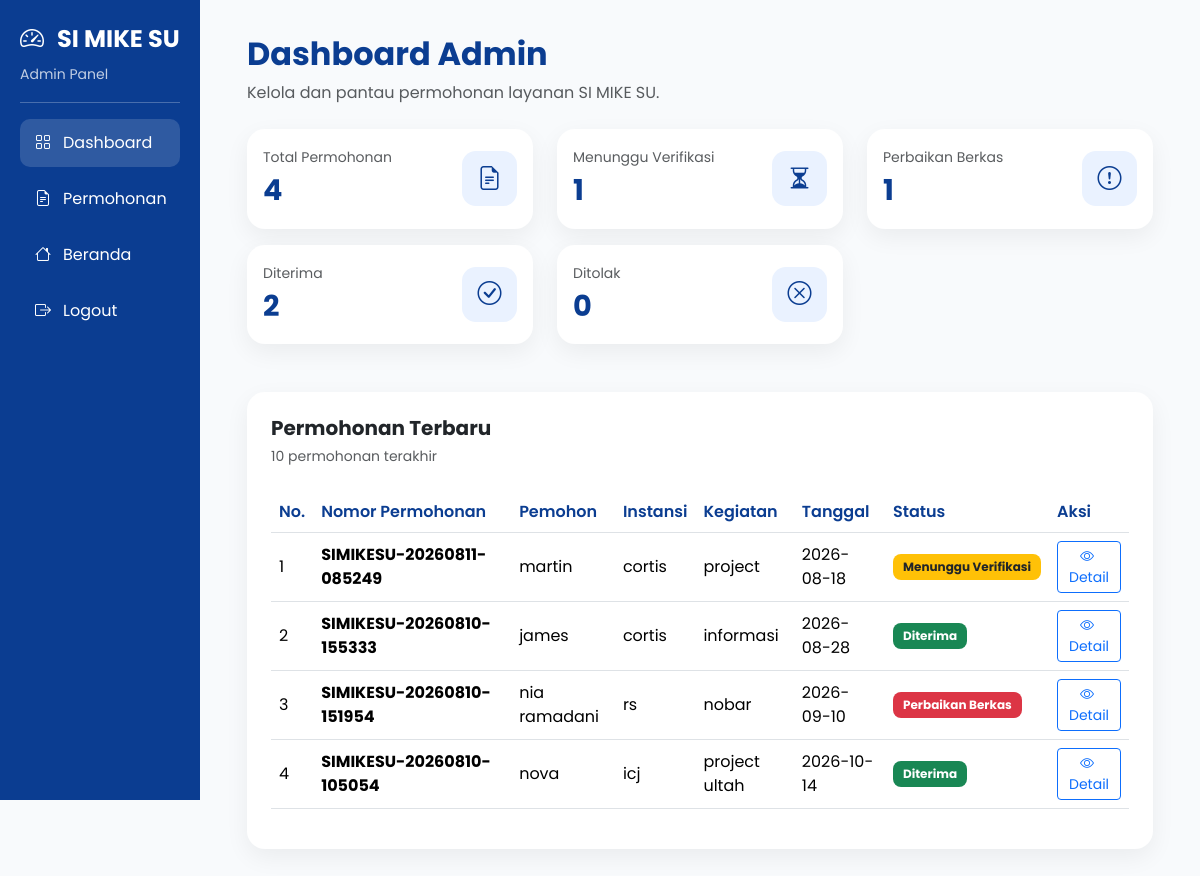
Before: /admin/index.php (signed in) with the older database file.
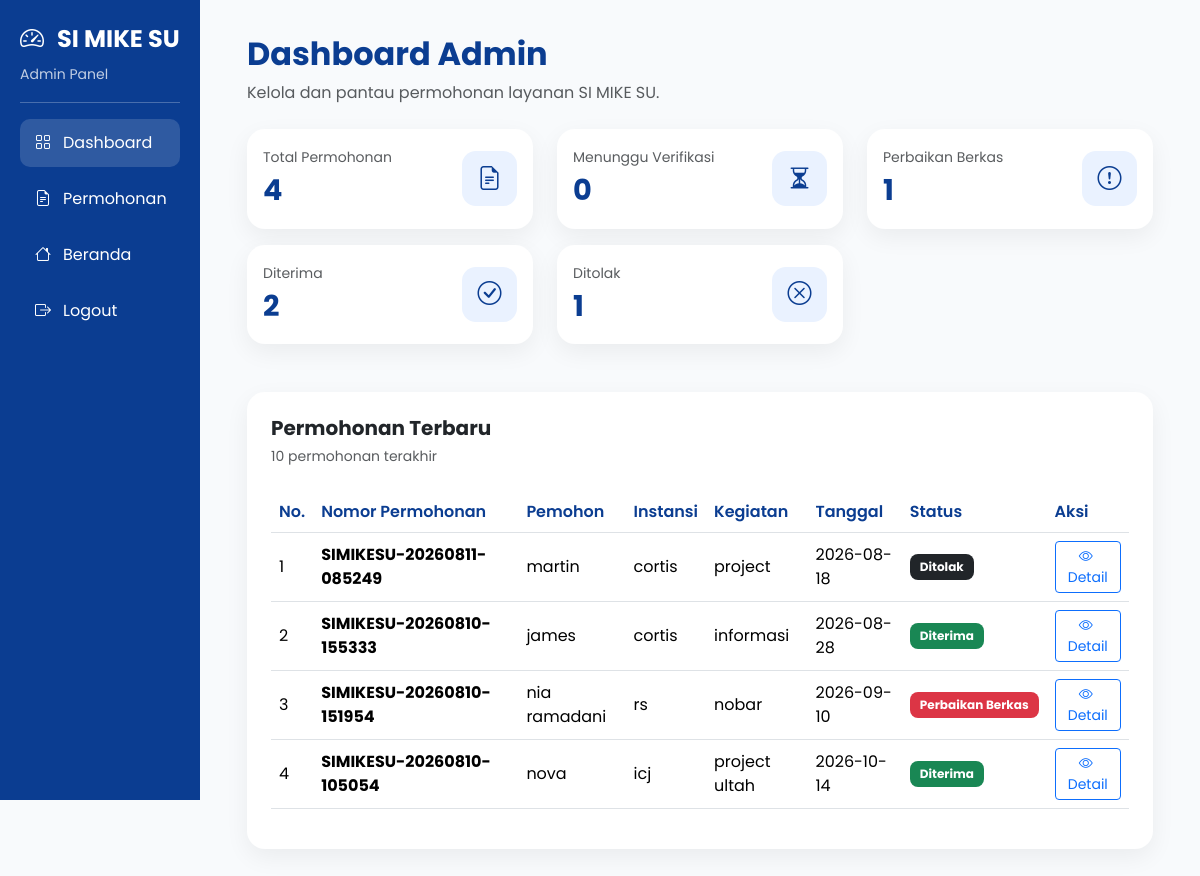
After: the same page with the newer database file.
### tables this page shows
CREATE TABLE `tb_permohonan` (
  `id` int(11) NOT NULL,
  `nomor_permohonan` varchar(30) NOT NULL,
  `tanggal_permohonan` date NOT NULL,
  `nama_pemohon` varchar(100) NOT NULL,
  `nik` varchar(20) DEFAULT NULL,
  `instansi` varchar(150) NOT NULL,
  `jabatan` varchar(100) DEFAULT NULL,
  `email` varchar(100) NOT NULL,
  `no_hp` varchar(20) NOT NULL,
  `alamat` text NOT NULL,
  `nama_kegiatan` varchar(200) NOT NULL,
  `kategori` enum('Pemerintahan','Pendidikan','Kesehatan','Sosialisasi','Pariwisata','Budaya','Lainnya') NOT NULL,
  `lokasi_kegiatan` varchar(200) NOT NULL,
  `tanggal_kegiatan` date NOT NULL,
  `jam_mulai` time NOT NULL,
  `jam_selesai` time NOT NULL,
  `deskripsi` text DEFAULT NULL,
  `surat_permohonan` varchar(255) NOT NULL,
  `dokumen_pendukung` varchar(255) DEFAULT NULL,
  `materi_video` varchar(255) DEFAULT NULL,
  `materi_gambar` varchar(255) DEFAULT NULL,
  `status` enum('Menunggu Verifikasi','Perbaikan Berkas','Diterima','Ditolak') DEFAULT 'Menunggu Verifikasi',
  `catatan_petugas` text DEFAULT NULL,
  `created_at` timestamp NOT NULL DEFAULT current_timestamp(),
  `updated_at` timestamp NOT NULL DEFAULT current_timestamp() ON UPDATE current_timestamp()
);

### admin/index.php (the view, shortened to what this page needs)
<?php
require_once '../config/database.php';
$total = 0;
$menunggu = 0;
$perbaikan = 0;
$diterima = 0;
$ditolak = 0;
$queryStatus = mysqli_query(
    $conn,
    "SELECT
        COUNT(*) AS total,
        SUM(TRIM(COALESCE(status, '')) = '' OR TRIM(status) = 'Menunggu Verifikasi') AS menunggu,
        SUM(TRIM(status) = 'Perbaikan Berkas') AS perbaikan,
        SUM(TRIM(status) = 'Diterima') AS diterima,
        SUM(TRIM(status) = 'Ditolak') AS ditolak
     FROM tb_permohonan"
);
if ($queryStatus) {
    $dataStatus = mysqli_fetch_assoc($queryStatus);
    $total = (int) $dataStatus['total'];
    $menunggu = (int) ($dataStatus['menunggu'] ?? 0);
    $perbaikan = (int) ($dataStatus['perbaikan'] ?? 0);
    $diterima = (int) ($dataStatus['diterima'] ?? 0);
    $ditolak = (int) ($dataStatus['ditolak'] ?? 0);
}
$queryPermohonan = mysqli_query(
    $conn,
    "SELECT
        id,
        nomor_permohonan,
        nama_pemohon,
        instansi,
        nama_kegiatan,
        tanggal_kegiatan,
        status
     FROM tb_permohonan
     ORDER BY id DESC
     LIMIT 10"
);
?>
<!DOCTYPE html>
<html lang="id">
<head>
    <link
        href="https://cdn.jsdelivr.net/npm/bootstrap@5.3.8/dist/css/bootstrap.min.css"
        rel="stylesheet"
    >
    <link
        href="https://cdn.jsdelivr.net/npm/bootstrap-icons@1.13.1/font/bootstrap-icons.min.css"
        rel="stylesheet"
    >
</head>
<body>
<div class="container-fluid">
    <div class="row">
        <div class="col-lg-2 p-0">
            <div class="sidebar">
                <h4>
                    <i class="bi bi-speedometer2 me-2"></i>
                    SI MIKE SU
                </h4>
                <small>
                    Admin Panel
                </small>
                <hr>
                <a
                    href="index.php"
                    class="active"
                >
                    <i class="bi bi-grid"></i>
                    Dashboard
                </a>
                <a
                    href="permohonan.php"
                >
                    <i class="bi bi-file-earmark-text"></i>
                    Permohonan
                </a>
                <a
                    href="../index.php"
                >
                    <i class="bi bi-house"></i>
                    Beranda
                </a>
                <a href="logout.php">
                    <i class="bi bi-box-arrow-right"></i>
                    Logout
                </a>
            </div>
        </div>
        <div class="col-lg-10">
            <div class="content">
                <div class="mb-4">
                    <h2 class="page-title">
                        Dashboard Admin
                    </h2>
                    <p class="text-muted mb-0">
                        Kelola dan pantau permohonan layanan
                        SI MIKE SU.
                    </p>
                </div>
                <div class="row g-4 mb-3">
                    <div class="col-md-4">
                        <div class="card stat-card h-100">
                            <div class="card-body">
                                <div class="d-flex justify-content-between align-items-center">
                                    <div>
                                        <small class="text-muted">Total Permohonan</small>
                                        <div class="stat-number"><?= $total ?></div>
                                    </div>
                                    <div class="stat-icon"><i class="bi bi-file-earmark-text"></i></div>
                                </div>
                            </div>
                        </div>
                    </div>
                    <div class="col-md-4">
                        <div class="card stat-card h-100">
                            <div class="card-body">
                                <div class="d-flex justify-content-between align-items-center">
                                    <div>
                                        <small class="text-muted">Menunggu Verifikasi</small>
                                        <div class="stat-number"><?= $menunggu ?></div>
                                    </div>
                                    <div class="stat-icon"><i class="bi bi-hourglass-split"></i></div>
                                </div>
                            </div>
                        </div>
                    </div>
                    <div class="col-md-4">
                        <div class="card stat-card h-100">
                            <div class="card-body">
                                <div class="d-flex justify-content-between align-items-center">
                                    <div>
                                        <small class="text-muted">Perbaikan Berkas</small>
                                        <div class="stat-number"><?= $perbaikan ?></div>
                                    </div>
                                    <div class="stat-icon"><i class="bi bi-exclamation-circle"></i></div>
                                </div>
                            </div>
                        </div>
                    </div>
                </div>
                <div class="row g-4 mb-5">
                    <div class="col-md-4">
                        <div class="card stat-card h-100">
                            <div class="card-body">
                                <div class="d-flex justify-content-between align-items-center">
                                    <div>
                                        <small class="text-muted">Diterima</small>
                                        <div class="stat-number"><?= $diterima ?></div>
                                    </div>
                                    <div class="stat-icon"><i class="bi bi-check-circle"></i></div>
                                </div>
                            </div>
                        </div>
                    </div>
                    <div class="col-md-4">
                        <div class="card stat-card h-100">
                            <div class="card-body">
                                <div class="d-flex justify-content-between align-items-center">
                                    <div>
                                        <small class="text-muted">Ditolak</small>
                                        <div class="stat-number"><?= $ditolak ?></div>
                                    </div>
                                    <div class="stat-icon"><i class="bi bi-x-circle"></i></div>
                                </div>
                            </div>
                        </div>
                    </div>
                </div>
                <div class="card table-card">
                    <div class="card-body p-4">
                        <div class="d-flex justify-content-between align-items-center mb-4">
                            <div>
                                <h5 class="fw-bold mb-1">
                                    Permohonan Terbaru
                                </h5>
                                <small class="text-muted">
                                    10 permohonan terakhir
                                </small>
                            </div>
                        </div>
                        <div class="table-responsive">
                            <table class="table table-hover">
                                <thead>
                                    <tr>
                                        <th>No.</th>
                                        <th>Nomor Permohonan</th>
                                        <th>Pemohon</th>
                                        <th>Instansi</th>
                                        <th>Kegiatan</th>
                                        <th>Tanggal</th>
                                        <th>Status</th>
                                        <th>Aksi</th>
                                    </tr>
                                </thead>
                                <tbody>
                                <?php
                                $no = 1;
                                if (
                                    $queryPermohonan &&
                                    mysqli_num_rows($queryPermohonan) > 0
                                ):
                                    while (
                                        $row = mysqli_fetch_assoc($queryPermohonan)
                                    ):
                                        $status = trim($row['status'] ?? '');
                                        if ($status === 'Diterima') {
                                            $badgeClass = 'bg-success';
                                        } elseif ($status === 'Perbaikan Berkas') {
                                            $badgeClass = 'bg-danger';
                                        } elseif ($status === 'Ditolak') {
                                            $badgeClass = 'bg-dark';
                                        } elseif ($status === 'Menunggu Verifikasi') {
                                            $badgeClass = 'bg-warning text-dark';
                                        } else {
                                            $badgeClass = 'bg-secondary';
                                        }
                                ?>
                                    <tr>
                                        <td>
                                            <?= $no++ ?>
                                        </td>
                                        <td>
                                            <strong>
                                                <?= htmlspecialchars(
                                                    $row['nomor_permohonan']
                                                ) ?>
                                            </strong>
                                        </td>
                                        <td>
                                            <?= htmlspecialchars(
                                                $row['nama_pemohon']
                                            ) ?>
                                        </td>
                                        <td>
                                            <?= htmlspecialchars(
                                                $row['instansi']
                                            ) ?>
                                        </td>
                                        <td>
                                            <?= htmlspecialchars(
                                                $row['nama_kegiatan']
                                            ) ?>
                                        </td>
                                        <td>
                                            <?= htmlspecialchars(
                                                $row['tanggal_kegiatan']
                                            ) ?>
                                        </td>
                                        <td>
                                            <span
                                                class="badge <?= $badgeClass ?> badge-status"
                                            >
                                                <?= htmlspecialchars(
                                                    $status
                                                ) ?>
                                            </span>
                                        </td>
                                        <td>
                                            <a
                                                href="detail.php?nomor=<?= urlencode($row['nomor_permohonan']) ?>"
                                                class="btn btn-sm btn-outline-primary"
                                            >
                                                <i class="bi bi-eye me-1"></i>
                                                Detail
                                            </a>
                                        </td>
                                    </tr>
                                <?php
                                    endwhile;
                                endif; ?>
                                </tbody>
                            </table>
                        </div>
                    </div>
                </div>
            </div>
        </div>
    </div>
</div>
</body>
</html>

### admin/index.php (style rules this page uses)
body { font-family: 'Poppins', sans-serif; background: #F8FAFC; color: #212529; }
.sidebar { min-height: 100vh; background: #0B3D91; color: white; padding: 25px 20px; }
.sidebar h4 { font-weight: 700; }
.sidebar small { color: rgba(255,255,255,.75); }
.sidebar a { display: flex; align-items: center; gap: 12px; color: white; text-decoration: none; padding: 12px 15px; border-radius: 10px; margin-top: 8px; }
.sidebar a:hover, .sidebar a.active { background: rgba(255,255,255,.15); }
.content { padding: 35px; }
.page-title { color: #0B3D91; font-weight: 700; }
.stat-card { border: none; border-radius: 18px; box-shadow: 0 8px 25px rgba(0,0,0,.06); }
.stat-icon { width: 55px; height: 55px; border-radius: 14px; display: flex; align-items: center; justify-content: center; background: #EAF2FF; color: #0B3D91; font-size: 1.5rem; }
.stat-number { font-size: 1.8rem; font-weight: 700; color: #0B3D91; }
.table-card { border: none; border-radius: 18px; box-shadow: 0 8px 25px rgba(0,0,0,.06); }
.table th { color: #0B3D91; font-weight: 600; white-space: nowrap; }
.table td { vertical-align: middle; }
.badge-status { padding: 7px 10px; border-radius: 8px; font-size: .75rem; }

Changed rows visible on the page:
changed tb_permohonan "SIMIKESU-20260811-085249": status "Menunggu Verifikasi" → "Ditolak"
Other visible differences:
$menunggu: "1" → "0"
$ditolak: "0" → "1"
